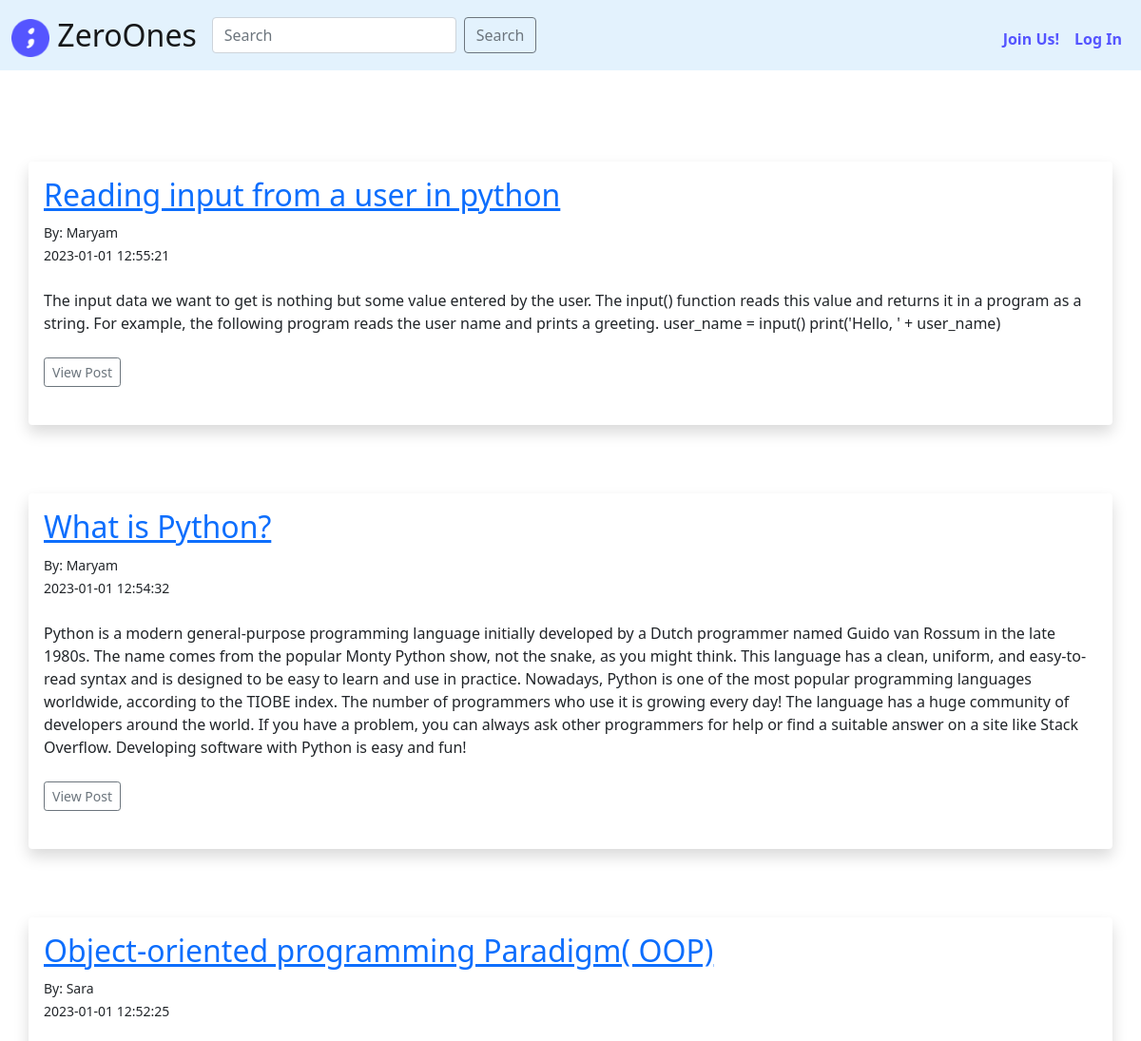
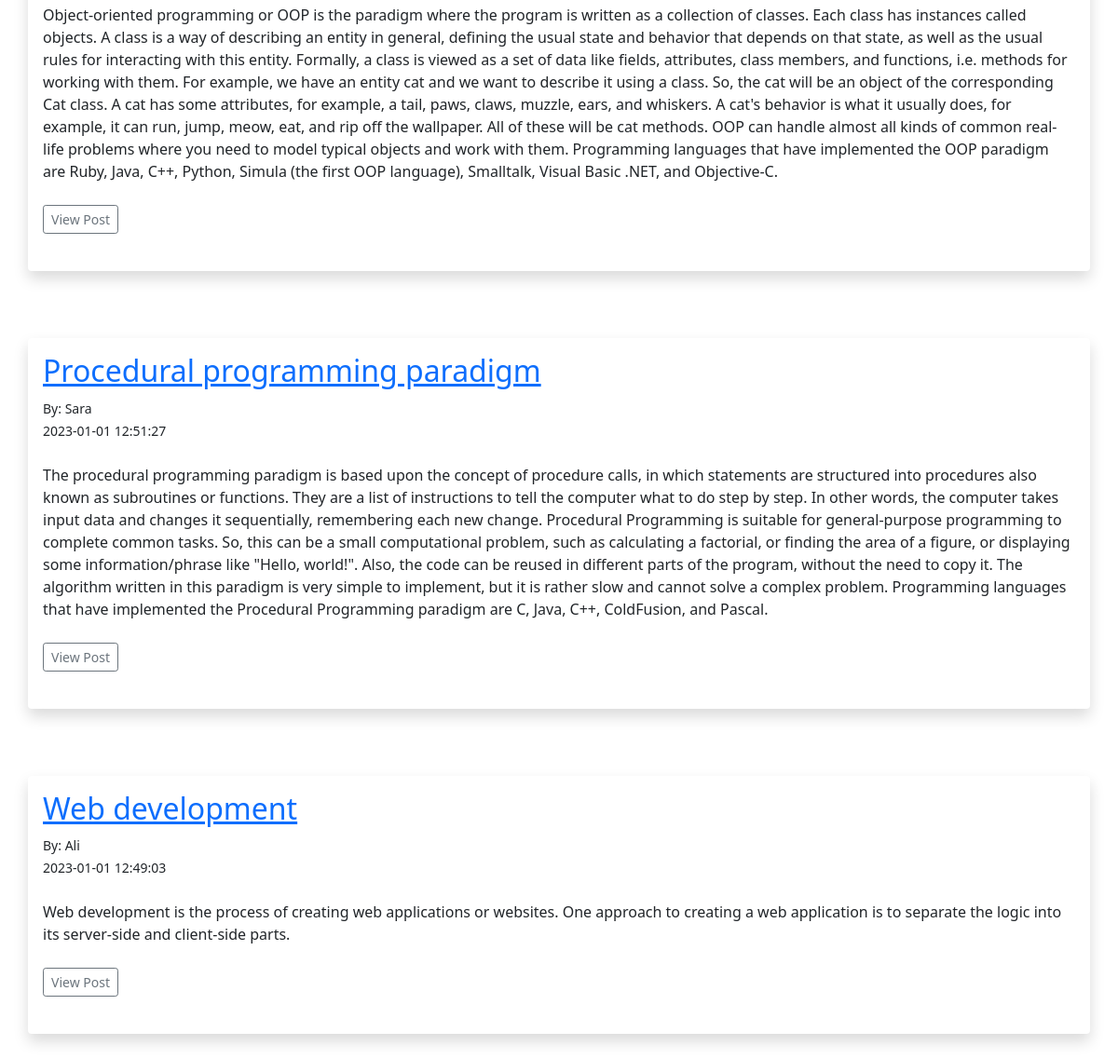
The page / on the database its author committed (2 pictures, top to bottom).
### tables this page shows
CREATE TABLE posts(post_id INTEGER PRIMARY KEY AUTOINCREMENT NOT NULL,title TEXT NOT NULL, tag TEXT NOT NULL UNIQUE, author_id INTEGER NOT NULL,author TEXT NOT NULL, content TEXT NOT NULL ,date_posted DATETIME,FOREIGN KEY(author_id) REFERENCES users(id));

### app.py (the view)
@app.route("/")
def index():
    posts = db.execute("SElECT * FROM posts ORDER BY date_posted Desc")
    return render_template("index.html", posts=posts)

### app.py (called while the page is built)
@app.after_request
def after_request(response):
    response.headers["Cache-Control"] = "no-cache, no-store, must-revalidate"
    response.headers["Expires"] = 0
    response.headers["Pragma"] = "no-cache"
    return response

### templates/index.html (shortened to what this page needs)
{% extends "layout.html" %}
{% block main2 %}
{% for post in posts %}
<div class="shadow p-3 mb-5 bg-body rounded container-md">
	<h2><a href="{{ url_for('post', id=post.post_id)}}">{{ post.title }}</a></h2>
	<small>By: {{ post.author }}<br/>
		{{ post.date_posted }}</small> <br/><br/>
	{{ post.content|safe }}
	<br/><br/>
	<a href="{{ url_for('post', id=post.post_id)}}" class="btn btn-outline-secondary btn-sm">View Post</a>
	<br/><br/>
</div>
<br/>
{% endfor %}
{% endblock %}

### rows shown on the page
posts: title "Reading input from a user in python", author "Maryam", date_posted "2023-01-01 12:55:21", content "The input data we want to get is nothing but some value entered by the user. The input() function reads this value and returns it in a program as a string. For example, the following program reads the user name and prints a greeting. user_name = input() print('Hello, ' + user_name)"
posts: title "What is Python?", author "Maryam", date_posted "2023-01-01 12:54:32", content "Python is a modern general-purpose programming language initially developed by a Dutch programmer named Guido van Rossum in the late 1980s. The name comes from the popular Monty Python show, not the snake, as you might think. This language has a clean, uniform, and easy-to-read syntax and is designed to be easy to learn and use in practice. Nowadays, Python is one of the most popular programming languages worldwide, according to the TIOBE index. The number of programmers who use it is growing every day! The language has a huge community of developers around the world. If you have a problem, you can always ask other programmers for help or find a suitable answer on a site like Stack…"
posts: title "Object-oriented programming Paradigm( OOP)", author "Sara", date_posted "2023-01-01 12:52:25", content "Object-oriented programming or OOP is the paradigm where the program is written as a collection of classes. Each class has instances called objects. A class is a way of describing an entity in general, defining the usual state and behavior that depends on that state, as well as the usual rules for interacting with this entity. Formally, a class is viewed as a set of data like fields, attributes, class members, and functions, i.e. methods for working with them. For example, we have an entity cat and we want to describe it using a class. So, the cat will be an object of the corresponding Cat class. A cat has some attributes, for example, a tail, paws, claws, muzzle, ears, and whiskers. A…"
posts: title "Procedural programming paradigm", author "Sara", date_posted "2023-01-01 12:51:27", content "The procedural programming paradigm is based upon the concept of procedure calls, in which statements are structured into procedures also known as subroutines or functions. They are a list of instructions to tell the computer what to do step by step. In other words, the computer takes input data and changes it sequentially, remembering each new change. Procedural Programming is suitable for general-purpose programming to complete common tasks. So, this can be a small computational problem, such as calculating a factorial, or finding the area of a figure, or displaying some information/phrase like \"Hello, world!\". Also, the code can be reused in different parts of the program, without the…"
posts: title "Web development", author "Ali", date_posted "2023-01-01 12:49:03", content "Web development is the process of creating web applications or websites. One approach to creating a web application is to separate the logic into its server-side and client-side parts."
